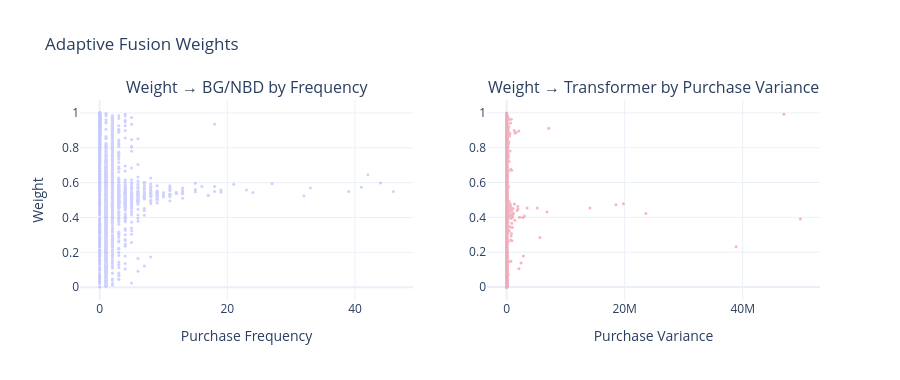

Notebook code cell kept with this figure:
### Code cell
# Meta-learner weights: when does it trust BG/NBD vs Transformer?
fig = make_subplots(rows=1, cols=2,
    subplot_titles=['Weight → BG/NBD by Frequency', 'Weight → Transformer by Purchase Variance'])

final_with_rfm = final_segmented.join(
    rfm_df.select(['customer_id', 'frequency', 'purchase_variance']),
    on='customer_id', how='left'
)

fig.add_trace(go.Scatter(
    x=final_with_rfm['frequency'].to_list(),
    y=final_with_rfm['meta_weight_bgnbd'].to_list(),
    mode='markers', opacity=0.3, marker=dict(size=3)
), row=1, col=1)

fig.add_trace(go.Scatter(
    x=final_with_rfm['purchase_variance'].fill_null(0).to_list(),
    y=final_with_rfm['meta_weight_transformer'].to_list(),
    mode='markers', opacity=0.3, marker=dict(size=3, color='crimson')
), row=1, col=2)

fig.update_xaxes(title_text='Purchase Frequency', row=1, col=1)
fig.update_xaxes(title_text='Purchase Variance', row=1, col=2)
fig.update_yaxes(title_text='Weight', row=1, col=1)
fig.update_layout(height=380, title='Adaptive Fusion Weights', showlegend=False)
fig.show()

### Figure 1 — Plotly figure (JSON) as saved in the notebook; plotly's stock layout.template omitted (floating-point values rounded to 4 significant figures; data arrays with more than 128 entries replaced by an {"elided": "..."} marker saying what was removed)
{"data": [{"marker": {"size": 3}, "mode": "markers", "opacity": 0.3, "type": "scatter", "x": {"elided": "2708 int values"}, "xaxis": "x", "y": {"elided": "2708 float values"}, "yaxis": "y"}, {"marker": {"color": "crimson", "size": 3}, "mode": "markers", "opacity": 0.3, "type": "scatter", "x": {"elided": "2708 float values"}, "xaxis": "x2", "y": {"elided": "2708 float values"}, "yaxis": "y2"}], "layout": {"annotations": [{"font": {"size": 16}, "showarrow": false, "text": "Weight → BG/NBD by Frequency", "x": 0.225, "xanchor": "center", "xref": "paper", "y": 1, "yanchor": "bottom", "yref": "paper"}, {"font": {"size": 16}, "showarrow": false, "text": "Weight → Transformer by Purchase Variance", "x": 0.775, "xanchor": "center", "xref": "paper", "y": 1, "yanchor": "bottom", "yref": "paper"}], "height": 380, "showlegend": false, "title": {"text": "Adaptive Fusion Weights"}, "xaxis": {"anchor": "y", "domain": [0, 0.45], "title": {"text": "Purchase Frequency"}}, "xaxis2": {"anchor": "y2", "domain": [0.55, 1], "title": {"text": "Purchase Variance"}}, "yaxis": {"anchor": "x", "domain": [0, 1], "title": {"text": "Weight"}}, "yaxis2": {"anchor": "x2", "domain": [0, 1]}}}
